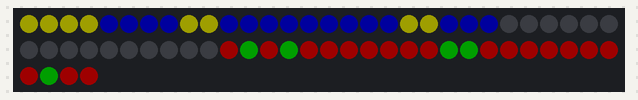
A sketch run on a simulated ESP32. Parts: 64 RGB LEDs in strip order, left to right, continuing on the next row. Dim RGB values are drawn brighter than linear; WiFi joins after 1.5 s; servers stay silent unless stated; network time is answered at once with the bench clock; the local clock reads 2024-03-15 10:24:30 at power-on unless the sketch sets it; what the sketch prints to the serial monitor is not drawn.

Above: at 2.1 s.

The sketch:

binaeruhr.ino
```cpp
#include <WiFi.h>          // Bibliothek fuer die WiFi-Verbindung
#include <WiFiUdp.h>      // Bibliothek fuer die UDP-Kommunikation (benoetigt fuer NTP)
#include <NTPClient.h>    // Bibliothek fuer den NTP-Client, um die Zeit von einem NTP-Server abzurufen
#include <Adafruit_NeoPixel.h> // Bibliothek fuer die Steuerung von NeoPixel-LEDs

#include "TimeLib.h"

// Konfiguration
const char* wlanSsid = "Deine SSID";       // SSID des WLANs, mit dem der ESP32 sich verbinden soll
const char* wlanPasswort = "DeinPW"; // Passwort des WLANs
const int ledPin = 22;                     // GPIO-Pin, an den die NeoPixelmatrix angeschlossen ist
const int anzahlPixel = 64;                // Anzahl der Pixel in der NeoPixelmatrix (8x8 Matrix hat 64 Pixel)

// NTP Client Setup
WiFiUDP ntpUdp;                            // Erstellen eines UDP-Objekts fuer die NTP-Kommunikation
NTPClient zeitClient(ntpUdp, "pool.ntp.org", 3600, 60000); // Initialisierung des NTP-Clients mit Serveradresse, Zeitzone und Aktualisierungsintervall

// NeoPixel Setup
Adafruit_NeoPixel pixelMatrix(anzahlPixel, ledPin, NEO_GRB + NEO_KHZ800); // Initialisierung der NeoPixelmatrix mit der Anzahl der Pixel und dem Datenpin

// Variablen
bool zeitAnzeigen = false;                 // Boolesche Variable, die angibt, ob die Zeit angezeigt werden soll
unsigned long anzeigeStartZeit = 0;       // Speichert die Startzeit der Anzeige (in Millisekunden)

void setup() {
  Serial.begin(115200);                    // Serielle Kommunikation starten
  pixelMatrix.begin();                     // NeoPixelmatrix initialisieren
  WiFi.begin(wlanSsid, wlanPasswort);     // Verbindung zum WLAN herstellen

  // Warte auf die Verbindung
  while (WiFi.status() != WL_CONNECTED) { // Solange warten, bis die Verbindung hergestellt ist
    delay(1000);
    Serial.println("Verbinde zu WiFi..."); // Ausgabe in der seriellen Konsole
  }
  Serial.println("Verbunden!");             // Bestaetigung der WLAN-Verbindung

  zeitClient.begin();                       // NTP-Client starten
}

void loop() {

  zeitClient.update();                      // Aktualisiere die Zeit vom NTP-Server
      zeigeBinaerZeitAn();                  // Zeige die Zeit im Binaerformat an
  delay(1000);
}

void zeigeBinaerZeitAn() {
  // Hole die aktuelle Zeit
  time_t  zeit=zeitClient.getEpochTime();
  int tag = day(zeit);          // Hole den aktuellen Tag (1-31)
  int monat = month(zeit);      // Hole den aktuellen Monat (1-12)
  int jahr = year(zeit) % 100;  // Hole das aktuelle Jahr (00-99)
  int stunde = hour(zeit);     // Hole die aktuelle Stunde (0-23)
  int minuten = minute(zeit);    // Hole die aktuelle Minute (0-59)
  int sekunden = second(zeit);   // Hole die aktuelle Sekunde (0-59)

  // Setze die Pixel fuer das Datum und die Uhrzeit im Binaerformat an
  loescheAnzeige();
  int uhrzeit=stunde*60+minuten;                         // Loesche vorherige Anzeige
if (uhrzeit>7*60+29&&uhrzeit<16*60){  // 7.30  bis 15.59
  // Zeige Tag, Monat, Jahr, Stunde, Minute, Sekunde in Binaerformat an
  zeigeBinaer(tag, 0);                     // Zeige den Tag im Binaerformat an
  zeigeBinaer(monat, 8);                   // Zeige den Monat im Binaerformat an
  zeigeBinaer(jahr, 16);                   // Zeige das Jahr im Binaerformat an
  zeigeBinaer(stunde, 40);                 // Zeige die Stunde im Binaerformat an
  zeigeBinaer(minuten, 48);                 // Zeige die Minute im Binaerformat an
  zeigeBinaer(sekunden, 56);                 // Zeige die Sekunde im Binaerformat an

  pixelMatrix.show();                      // Aktualisiere die Pixelmatrix, um die neue Anzeige darzustellen
}
}

void zeigeBinaer(int zahl, int startReihe) {

 byte an[]={0,30,0};
 byte aus[]={30,0,0};
 if (startReihe<40){
  an[0]=30;an[1]=30;an[2]=0;
  aus[0]=0;aus[1]=0;aus[2]=30;
 }

  for (int i = 7; i >=0; i=i-1) {           // Schleife fuer 8 Bits der Zahl
    if (bitRead(zahl, i)) {               // ueberpruefe, ob das i-te Bit 1 ist
      pixelMatrix.setPixelColor(startReihe + i, pixelMatrix.Color(an[0],an[1],an[2])); // Gruen fuer 1
      Serial.print(1);
    } else {
      pixelMatrix.setPixelColor(startReihe + i, pixelMatrix.Color(aus[0], aus[1], aus[2])); // Rot fuer 0
      Serial.print(0);
    }
  }
  Serial.println();
}

void loescheAnzeige() {
  for (int i = 0; i < anzahlPixel; i++) { // Schleife ueber alle Pixel
    pixelMatrix.setPixelColor(i, pixelMatrix.Color(0, 0, 0)); // Alle Pixel ausschalten
  }
  pixelMatrix.show();                      // Aktualisiere die Pixelmatrix, um die aenderungen darzustellen
}
```
